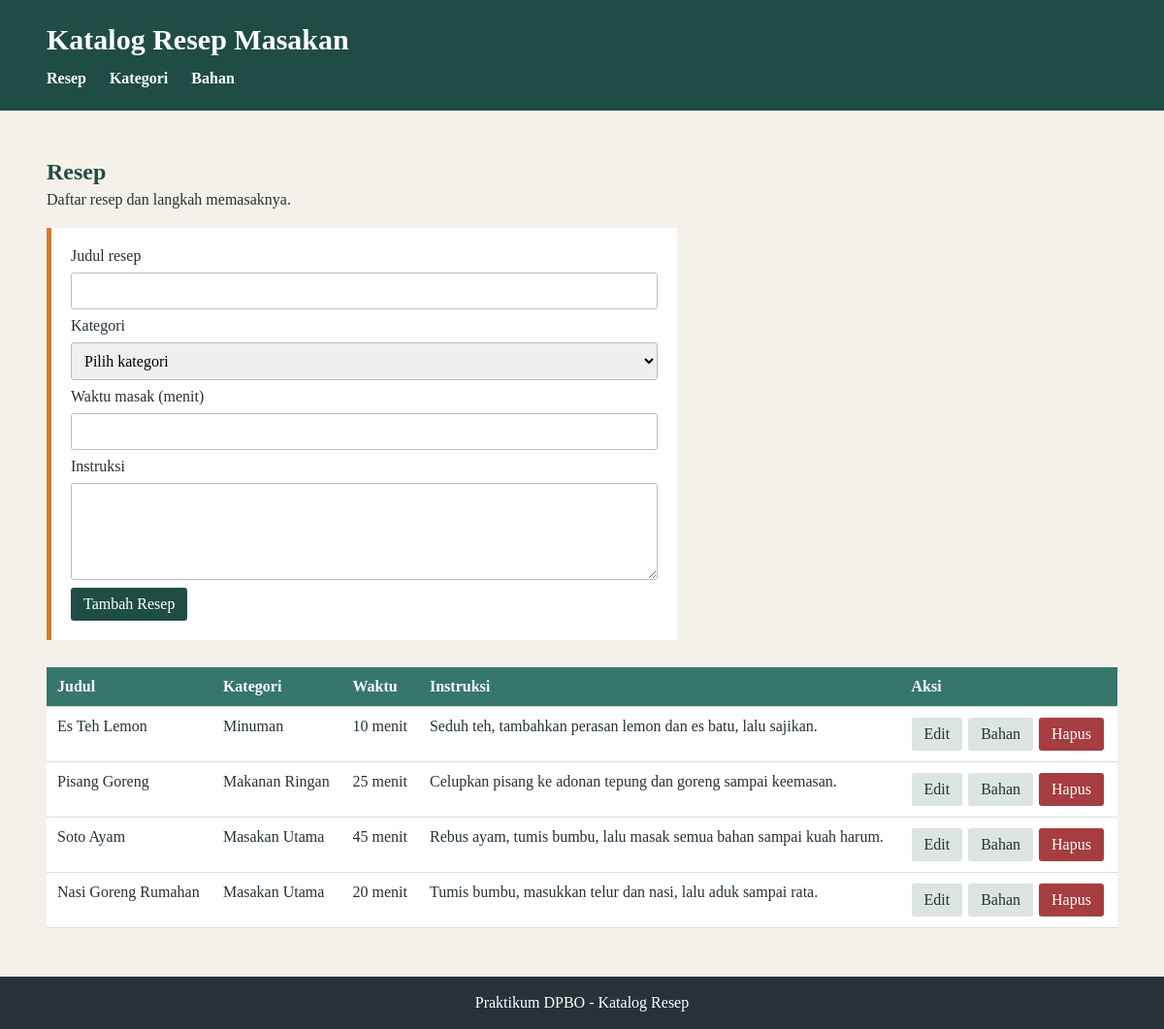
The page / on the database its author committed.
### tables this page shows
CREATE TABLE recipes (
    id INT AUTO_INCREMENT PRIMARY KEY,
    category_id INT NOT NULL,
    title VARCHAR(150) NOT NULL,
    cook_time INT NOT NULL,
    instructions TEXT NOT NULL,
    CONSTRAINT fk_recipes_category FOREIGN KEY (category_id) REFERENCES categories(id)
        ON DELETE RESTRICT ON UPDATE CASCADE
);

CREATE TABLE categories (
    id INT AUTO_INCREMENT PRIMARY KEY,
    name VARCHAR(100) NOT NULL
);

### class/Recipe.php (called while the page is built, shortened)
<?php
class Recipe
{
    private $db;
    public function __construct($db)
    {
        $this->db = $db;
    }
    public function getAll()
    {
        $statement = $this->db->prepare('SELECT recipes.id, recipes.category_id, recipes.title, recipes.cook_time, recipes.instructions, categories.name AS category_name FROM recipes JOIN categories ON categories.id = recipes.category_id ORDER BY recipes.id DESC');
        $statement->execute();
        $recipes = $statement->get_result()->fetch_all(MYSQLI_ASSOC);
        return $recipes;
    }
}

### view/recipes.php (the view, shortened to what this page needs)
<?php
$recipes = $recipe->getAll();
$editRecipe = null;
?>
<section class="page-heading"><h2>Resep</h2><p>Daftar resep dan langkah memasaknya.</p></section>
<form method="post" class="form-card">
    <label for="recipe-title">Judul resep</label>
    <input id="recipe-title" type="text" name="title" required value="<?= $editRecipe ? htmlspecialchars($editRecipe['title'], ENT_QUOTES, 'UTF-8') : ''; ?>">
    <label for="recipe-category">Kategori</label>
    <select id="recipe-category" name="category_id" required>
        <option value="">Pilih kategori</option>
    </select>
    <label for="cook-time">Waktu masak (menit)</label>
    <input id="cook-time" type="number" name="cook_time" min="1" required value="<?= $editRecipe ? (int) $editRecipe['cook_time'] : ''; ?>">
    <label for="instructions">Instruksi</label>
    <textarea id="instructions" name="instructions" required><?= $editRecipe ? htmlspecialchars($editRecipe['instructions'], ENT_QUOTES, 'UTF-8') : ''; ?></textarea>
    <button type="submit"><?= $editRecipe ? 'Simpan Perubahan' : 'Tambah Resep'; ?></button>
</form>
<table>
    <thead><tr><th>Judul</th><th>Kategori</th><th>Waktu</th><th>Instruksi</th><th>Aksi</th></tr></thead>
    <tbody>
    <?php foreach ($recipes as $item): ?>
        <tr>
            <td><?= htmlspecialchars($item['title'], ENT_QUOTES, 'UTF-8'); ?></td>
            <td><?= htmlspecialchars($item['category_name'], ENT_QUOTES, 'UTF-8'); ?></td>
            <td><?= (int) $item['cook_time']; ?> menit</td>
            <td><?= nl2br(htmlspecialchars($item['instructions'], ENT_QUOTES, 'UTF-8')); ?></td>
            <td class="actions">
                <a class="button secondary" href="index.php?page=recipes&amp;edit=<?= (int) $item['id']; ?>">Edit</a>
                <a class="button secondary" href="index.php?page=ingredients&amp;recipe_id=<?= (int) $item['id']; ?>">Bahan</a>
                <form method="post" class="inline-form">
                    <button class="danger" type="submit">Hapus</button>
                </form>
            </td>
        </tr>
    <?php endforeach; ?>
    </tbody>
</table>

### view/header.php (shortened to what this page needs)
<!DOCTYPE html>
<html lang="id">
<head>
    <link rel="stylesheet" href="style.css">
</head>
<body>
    <header class="site-header">
        <div class="container">
            <h1>Katalog Resep Masakan</h1>
            <nav>
                <a href="index.php?page=recipes">Resep</a>
                <a href="index.php?page=categories">Kategori</a>
                <a href="index.php?page=ingredients">Bahan</a>
            </nav>
        </div>
    </header>
    <main class="container">

### index.php (shortened to what this page needs)
<?php
require_once __DIR__ . '/class/Recipe.php';
$database = new Database();
$db = $database->connect();
$recipe = new Recipe($db);
$allowedPages = array('categories', 'recipes', 'ingredients');
$page = isset($_GET['page']) && in_array($_GET['page'], $allowedPages, true) ? $_GET['page'] : 'recipes';
require __DIR__ . '/view/header.php';
if ($page === 'categories') {
	require __DIR__ . '/view/categories.php';
} elseif ($page === 'ingredients') {
	require __DIR__ . '/view/ingredients.php';
} else {
	require __DIR__ . '/view/recipes.php';
}
require __DIR__ . '/view/footer.php';

### view/footer.php
    </main>
    <footer class="site-footer">Praktikum DPBO - Katalog Resep</footer>
</body>
</html>

### style.css (style rules this page uses)
* { box-sizing: border-box; }
body { margin: 0; color: #263238; background: #f4f1ea; font-family: Georgia, serif; }
.container { width: min(1120px, 92%); margin: 0 auto; }
.site-header { padding: 24px 0; color: #fff; background: #1f4d45; }
.site-header h1 { margin: 0 0 14px; font-size: 30px; }
nav a { margin-right: 20px; color: #fff; text-decoration: none; font-weight: bold; }
main { padding: 30px 0 50px; }
.page-heading { margin-bottom: 20px; }
.page-heading h2 { margin-bottom: 6px; color: #1f4d45; }
.page-heading p { margin-top: 0; }
.form-card { display: grid; gap: 8px; max-width: 650px; margin-bottom: 28px; padding: 20px; background: #fff; border-left: 5px solid #d27d2d; }
input, select, textarea { width: 100%; padding: 9px; border: 1px solid #b7c1bd; border-radius: 3px; font: inherit; }
textarea { min-height: 100px; resize: vertical; }
button, .button { display: inline-block; width: fit-content; padding: 8px 13px; border: 0; border-radius: 3px; color: #fff; background: #1f4d45; font: inherit; text-decoration: none; cursor: pointer; }
.secondary { color: #263238; background: #dce5df; }
.danger { background: #a63d40; }
table { width: 100%; border-collapse: collapse; background: #fff; }
th, td { padding: 11px; border-bottom: 1px solid #d7ded9; text-align: left; vertical-align: top; }
th { color: #fff; background: #36766b; }
.actions { display: flex; flex-wrap: wrap; gap: 6px; }
.inline-form { display: inline; }
.site-footer { padding: 18px 0; color: #fff; text-align: center; background: #263238; }

### rows shown on the page
recipes: title "Es Teh Lemon", category.name "Minuman", cook_time "10", instructions "Seduh teh, tambahkan perasan lemon dan es batu, lalu sajikan."
recipes: title "Pisang Goreng", category.name "Makanan Ringan", cook_time "25", instructions "Celupkan pisang ke adonan tepung dan goreng sampai keemasan."
recipes: title "Soto Ayam", category.name "Masakan Utama", cook_time "45", instructions "Rebus ayam, tumis bumbu, lalu masak semua bahan sampai kuah harum."
recipes: title "Nasi Goreng Rumahan", category.name "Masakan Utama", cook_time "20", instructions "Tumis bumbu, masukkan telur dan nasi, lalu aduk sampai rata."
